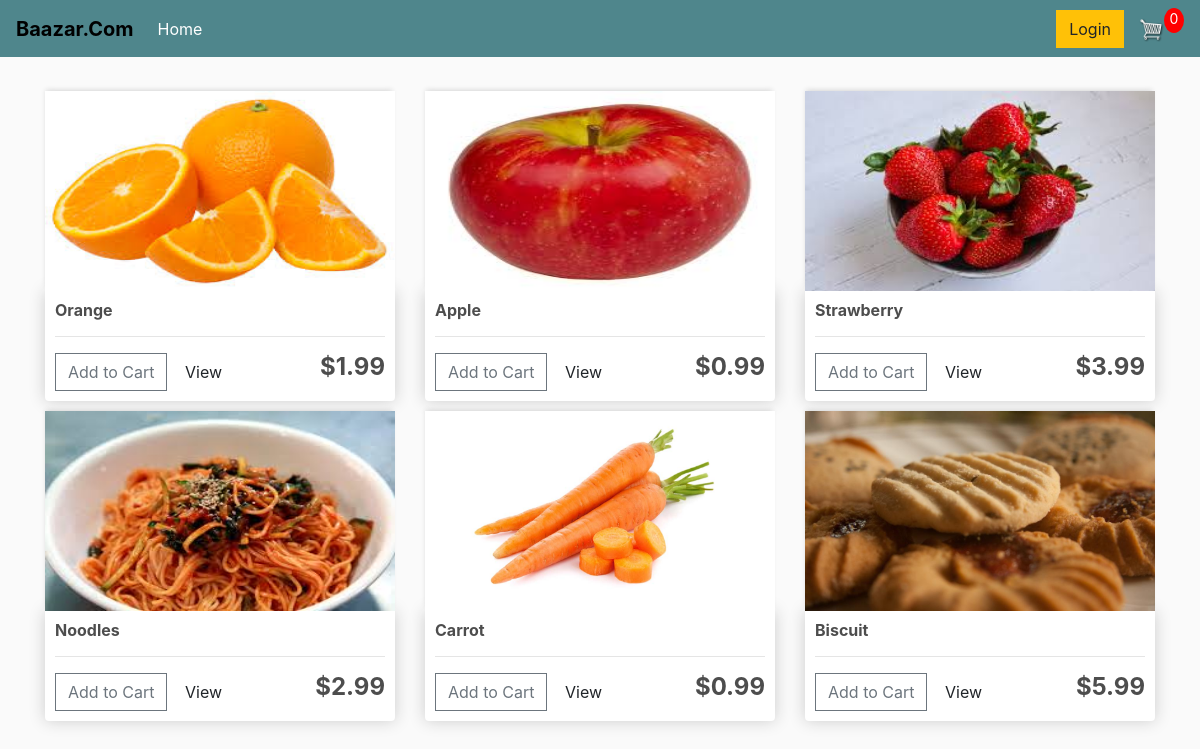
The page / on the database its author committed.
### store/models.py (models this page shows, shortened)
class Product(models.Model):
    name = models.CharField(max_length=200, null=True)
    price = models.DecimalField(max_digits=7, decimal_places=2)
    digital = models.BooleanField(default=False, null=True, blank=True)
    image = models.ImageField(null=True, blank=True)
    @property
    def imageURL(self):
        try:
            url = self.image.url
        except:
            url = ''
        return url

### store/views.py (the view)
# urls.py: path('', include('store.urls')),
def store(request):
    data = cartData(request)
    cartItems = data['cartItems']
    products = Product.objects.all()
    context = {'products': products, 'cartItems': cartItems}
    return render(request, 'store/store.html', context)

### store/utils.py (called while the page is built, shortened)
def cookieCart(request):
    try:
        cart = json.loads(request.COOKIES['cart'])
    except:
        cart = {}
    print('Cart:', cart)
    items = []
    order = {'get_cart_total': 0, 'get_cart_items': 0, 'shipping': False}
    cartItems = order['get_cart_items']
    return {'cartItems': cartItems, 'order': order, 'items': items}

def cartData(request):
    if request.user.is_authenticated:
        customer = request.user.customer
        order, created = Order.objects.get_or_create(customer=customer, complete=False)
        items = order.orderitem_set.all()
        cartItems = order.get_cart_items
    else:
        cookieData = cookieCart(request)
        cartItems = cookieData['cartItems']
        order = cookieData['order']
        items = cookieData['items']
    return {'cartItems': cartItems, 'order': order, 'items': items}

### templates/store/store.html
{% extends 'store/main.html' %}
{% load static %}
{% block content %}
    <div class="row">
        {% for product in products %}
        <div class="col-lg-4">
            <img class="thumbnail" src="{{ product.imageURL }}">
            <div class="box-element product">
                <h6><strong>{{ product.name }}</strong></h6>
                <hr>
                <button data-product={{ product.id }} data-action="add" class="btn btn-outline-secondary add-btn update-cart">Add to Cart</button>
                <a class="btn btn-online-success" href="#">View</a>
                <h4 style="display: inline-block; float: right"><strong>${{ product.price|floatformat:2 }}</strong></h4>
            </div>
        </div>
        {% endfor %}
    </div>
{% endblock content %}

### templates/store/main.html (shortened to what this page needs)
<!DOCTYPE html>
{% load static %}
<html>
<head>
	<link rel="stylesheet" href="https://stackpath.bootstrapcdn.com/bootstrap/4.4.1/css/bootstrap.min.css">
	<link rel="stylesheet" type="text/css" href="{% static 'css/main.css' %}">
</head>
<body>
	<nav class="navbar navbar-expand-lg navbar-dark bg-dark">
	  <a style="color: black" class="navbar-brand" href="{% url 'store' %}"><strong>Baazar.Com</strong></a>
	  <div class="collapse navbar-collapse" id="navbarSupportedContent">
	    <ul class="navbar-nav mr-auto">
	      <li class="nav-item active">
	        <a class="nav-link" href="{% url 'store' %}">Home <span class="sr-only">(current)</span></a>
	      </li>
	    </ul>
	    <div class="form-inline my-2 my-lg-0">
	     	<a href="#"class="btn btn-warning">Login</a>
	     	<a href="{% url 'cart' %}">
	    		<img  id="cart-icon" src="{% static 'images/cart.png' %}">
	    	</a>
	    	<p id="cart-total">{{ cartItems }}</p>
	    </div>
	  </div>
	</nav>
     <div class="container">
            <br>
            {% block content %}
            {% endblock content %}
         </div>
</body>
</html>

### static/css/main.css (style rules this page uses)
body { background-color: hsl(0, 0%, 98%); }
h1,h2,h3,h4,h5,h6 { color:hsl(0, 0%, 30%); }
.box-element { box-shadow:hsl(0, 0%, 80%) 0 0 16px; background-color: #fff; border-radius: 4px; padding: 10px; }
.thumbnail { width: 100%; height: 200px; -webkit-box-shadow: -1px -3px 5px -2px rgba(214,214,214,1); -moz-box-shadow: -1px -3px 5px -2px rgba(214,214,214,1); box-shadow: -1px -3px 5px -2px rgba(214,214,214,1); }
.product { border-radius: 0 0 4px 4px; }
.bg-dark { background-color: #4f868c!important; }
#cart-icon { width:25px; display: inline-block; margin-left: 15px; }
#cart-total { display: block; text-align: center; color:#fff; background-color: red; width: 20px; height: 25px; border-radius: 50%; font-size: 14px; }
.col-lg-4, .col-lg-6, .col-lg-8, .col-lg-12 { margin-top: 10px; }
.btn { border-radius: 0; }

### rows shown on the page
Product: imageURL (picture), name "Orange", price "1.99"
Product: imageURL (picture), name "Apple", price "0.99"
Product: imageURL (picture), name "Strawberry", price "3.99"
Product: imageURL (picture), name "Noodles", price "2.99"
Product: imageURL (picture), name "Carrot", price "0.99"
Product: imageURL (picture), name "Biscuit", price "5.99"

### other values the page prints
{{ cartItems }} "0"
